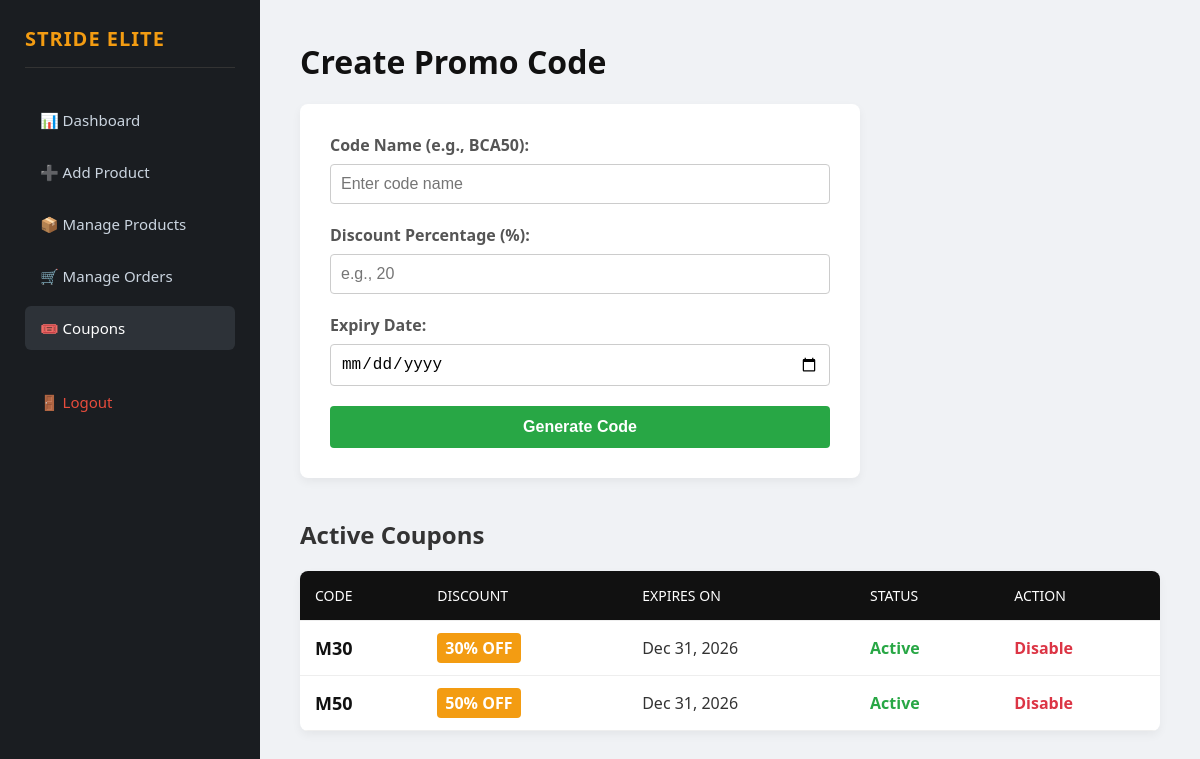
The app's page /admin/coupons.php (signed in), older data.
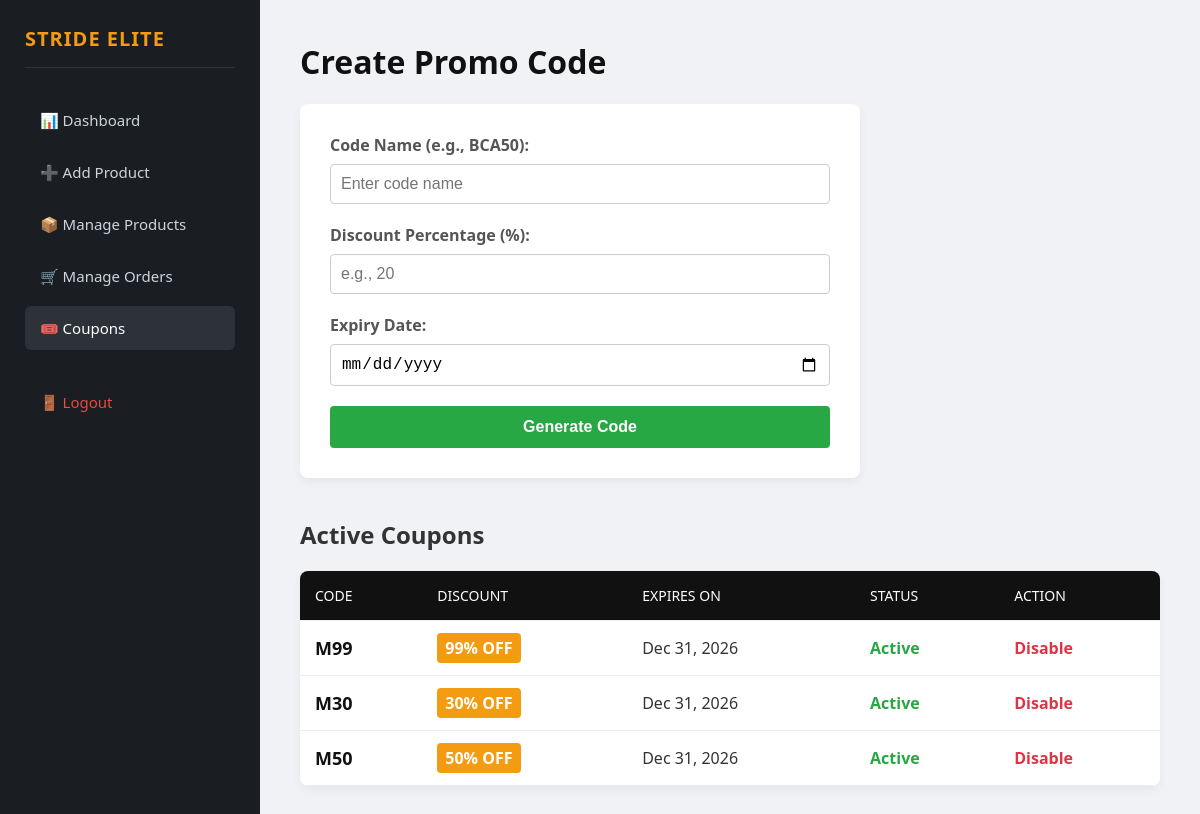
The same page, newer data.
### tables this page shows
CREATE TABLE `coupons` (
  `id` int(11) NOT NULL,
  `code` varchar(20) NOT NULL,
  `discount_percent` int(11) NOT NULL,
  `expiry_date` date NOT NULL,
  `is_active` tinyint(1) DEFAULT 1
);

### includes/session.php (called while the page is built, shortened)
<?php
function csrf_token() {
    return $_SESSION['csrf_token'] ?? '';
}
?>

### admin/coupons.php (the view, shortened to what this page needs)
<?php
require_once '../includes/session.php';
require '../db.php';
$coupons = $conn->query("SELECT * FROM coupons ORDER BY id DESC");
?>
<!DOCTYPE html>
<html lang="en">
<head>
</head>
<body>
    <div class="sidebar">
        <h2>STRIDE Elite</h2>
        <a href="dashboard.php">📊 Dashboard</a>
        <a href="add_product.php">➕ Add Product</a>
        <a href="manage_products.php">📦 Manage Products</a>
        <a href="manage_orders.php">🛒 Manage Orders</a>
        <a href="coupons.php" class="active">🎟️ Coupons</a>
        <a href="../logout.php" class="logout">🚪 Logout</a>
    </div>
    <div class="main-content">
        <h1>Create Promo Code</h1>
        <form action="coupons.php" method="POST" class="coupon-form">
            <label>Code Name (e.g., BCA50):</label>
            <input type="text" name="code" placeholder="Enter code name" required>
            <label>Discount Percentage (%):</label>
            <input type="number" name="discount_percent" min="1" max="100" placeholder="e.g., 20" required>
            <label>Expiry Date:</label>
            <input type="date" name="expiry_date" required>
            <button type="submit">Generate Code</button>
        </form>
        <h2>Active Coupons</h2>
        <table>
            <tr>
                <th>Code</th>
                <th>Discount</th>
                <th>Expires On</th>
                <th>Status</th>
                <th>Action</th>
            </tr>
            <?php if ($coupons->num_rows > 0): ?>
                <?php while($row = $coupons->fetch_assoc()): ?>
                <tr>
                    <td><strong style="font-size: 18px; color: #111;"><?php echo htmlspecialchars($row['code']); ?></strong></td>
                    <td><span style="background: #f39c12; color: white; padding: 4px 8px; border-radius: 4px; font-weight: bold;"><?php echo htmlspecialchars($row['discount_percent']); ?>% OFF</span></td>
                    <td><?php echo date('M d, Y', strtotime($row['expiry_date'])); ?></td>
                    <td>
                        <?php if($row['is_active'] && strtotime($row['expiry_date']) >= strtotime(date('Y-m-d'))): ?>
                            <span style="color: #28a745; font-weight: bold;">Active</span>
                        <?php else: ?>
                            <span style="color: #dc3545; font-weight: bold;">Expired / Disabled</span>
                        <?php endif; ?>
                    </td>
                    <td>
                        <?php if($row['is_active']): ?>
                            <a href="coupons.php?disable=<?php echo $row['id']; ?>&token=<?php echo urlencode(csrf_token()); ?>" style="color: #dc3545; text-decoration: none; font-weight: bold;" onclick="return confirm('Are you sure you want to disable this coupon?');">Disable</a>
                        <?php endif; ?>
                    </td>
                </tr>
                <?php endwhile; ?>
            <?php else: ?>
                <tr>
                    <td colspan="5" style="text-align: center; color: #888;">No coupons created yet.</td>
                </tr>
            <?php endif; ?>
        </table>
    </div>
</body>
</html>

Row changes from the older to the newer data that the page shows:
added coupons: code "M99", discount_percent "99", expiry_date "Dec 31, 2026", is_active "Active"
